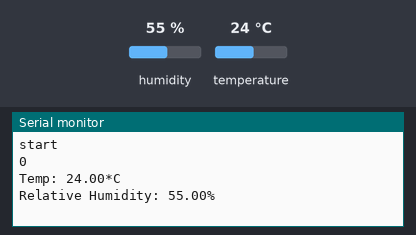
This sketch was run on a simulated ESP8266 (NodeMCU). Parts: the last lines printed to the serial monitor. Wiring (inferred from the names in the program): DHT11 sensor: data D7. Inputs (shaded band) come from the test bench; at power-on: humidity 55 %, temperature 24 °C.

Above: at 2.2 s.
2.3 s: humidity set to 22 %
At 4.5 s:
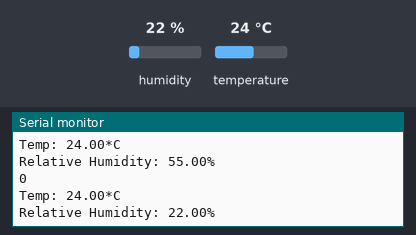
5.0 s: temperature set to 12 °C
At 5.7 s:
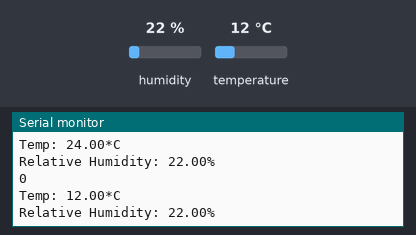
7.7 s: humidity set to 40 %
At 10.5 s:
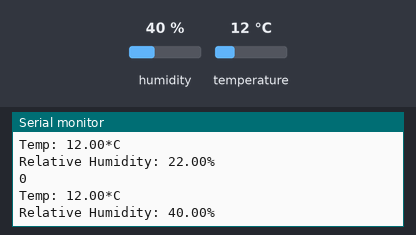
Timing chart, 0 to 12.0 s (numbered marks = the images above; inputs shaded):
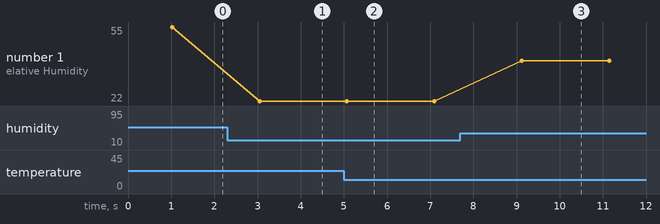

The sketch:

dht11.ino
```cpp
#include "dht.h"
#define DHT11_PIN D7
dht DHT11;
void setup(){
  Serial.begin(9600);
  Serial.println("start");
  delay(1000);
}
void loop(){
  int chk = DHT11.read11(DHT11_PIN);
  Serial.println(chk);
  if(chk==0){
    Serial.print("Temp: ");
    Serial.print(DHT11.temperature);         // Printing the temperature on display.
    Serial.println("*C");     // Printing “ *C ”  on display.
    Serial.print("Relative Humidity: ");
    Serial.print(DHT11.humidity);     // Printing the humidity on display
    Serial.println("%");     // Printing “%” on display
  }
  else{
    Serial.println("Error");
  }
  delay(2000);
}
```

Measured:
- after the input at 2.3 s, the serial monitor: prints a new line after 0.75 s (image 1)
- after the input at 5.0 s, the serial monitor: prints a new line after 0.07 s (image 2)
- after the input at 7.7 s, the serial monitor: prints a new line after 1.4 s (image 3)
- plotted number 1: 55 → 22 after the input at 2.3 s, 22 → 40 after the input at 7.7 s
